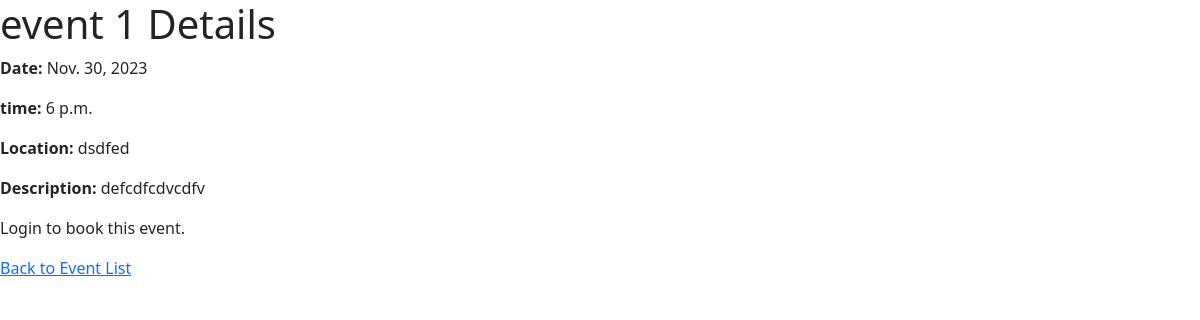
/api/events/1/, run on the app's committed database.
### events/models.py (models this page shows, shortened)
class Event(models.Model):
    title = models.CharField(max_length=255)
    description = models.TextField()
    date = models.DateField()
    time = models.TimeField()
    location_name = models.CharField(max_length=255)
    total_slots = models.PositiveIntegerField(default=0)
    available_slots = models.PositiveIntegerField(default=0)

### events/views.py (the view, shortened to what this page needs)
class EventViewSet(viewsets.ModelViewSet):
    queryset = Event.objects.all()
    serializer_class = EventSerializer
    filter_backends = [SearchFilter]
    search_fields = ['title', 'description', 'location_name']
    def get_queryset(self):
        print("Search term:", self.request.query_params.get('search'))
        queryset = super().get_queryset()
        return queryset
    def retrieve(self, request, *args, **kwargs):
        instance = self.get_object()
        return render(request, 'events/event_detail.html', {'event': instance})

### templates/events/event_detail.html (shortened to what this page needs)
{% extends "base.html" %}
{% block content %}
    <h1>{{ event.title }} Details</h1>
    <p><strong>Date:</strong> {{ event.date }}</p>
    <p><strong>time:</strong> {{ event.time }}</p>
    <p><strong>Location:</strong> {{ event.location_name }}</p>
    <p><strong>Description:</strong> {{ event.description }}</p>
    {% if user.is_authenticated %}
        <form method="post" action="{% url 'book-event' event.id %}">
            {% csrf_token %}
            <button type="submit">Book Event</button>
        </form>
    {% else %}
        <p>Login to book this event.</p>
    {% endif %}
    <a href="{% url 'event-list' %}">Back to Event List</a>
</body>
{% endblock %}

### data on the page
Event: date "Nov. 30, 2023", time "6 p.m.", location_name "dsdfed", description "defcdfcdvcdfv"
